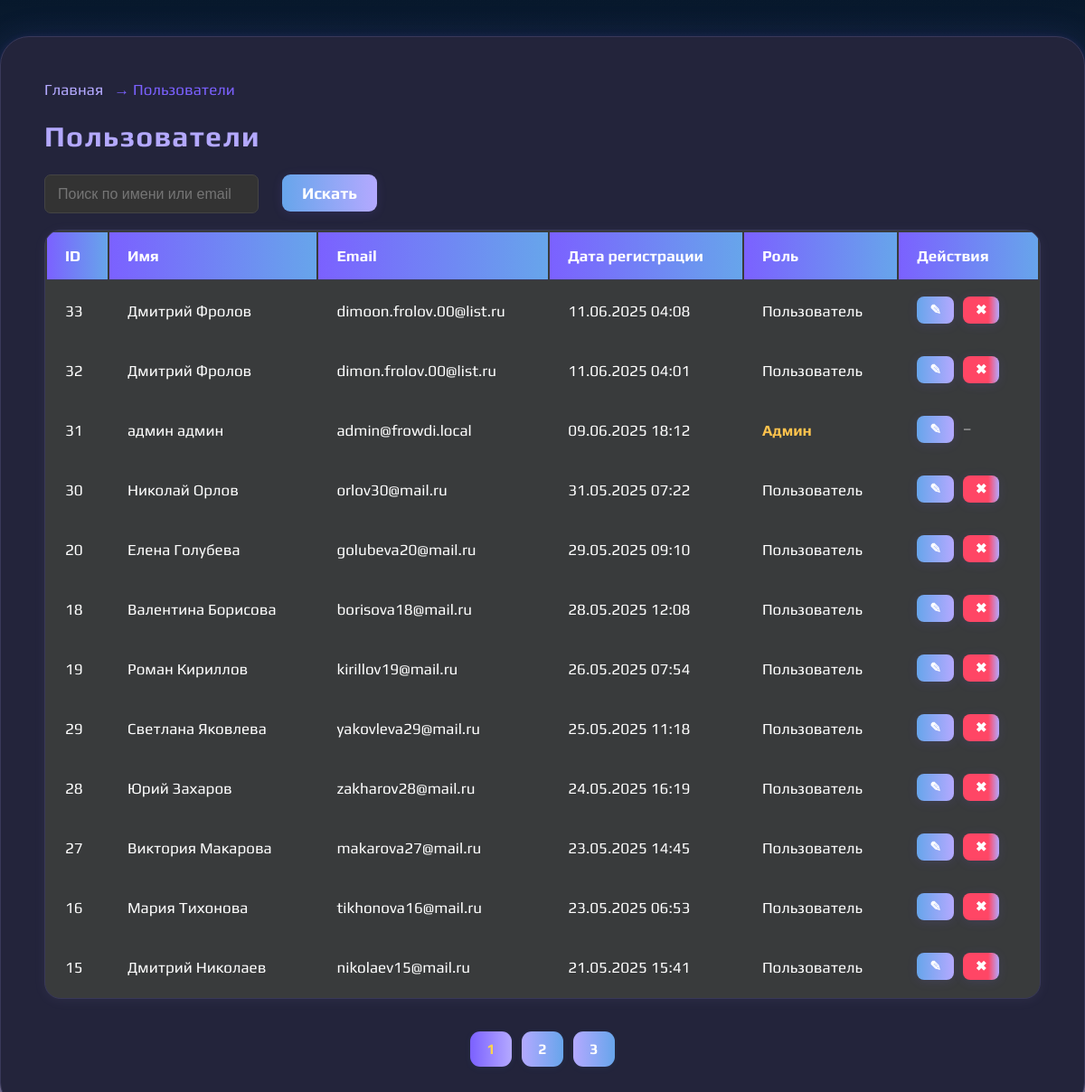
Screenshot of /admin/users.php (signed in) with the database file from the repository.
### tables this page shows
CREATE TABLE `users` (
  `id` int NOT NULL,
  `surname` varchar(50) NOT NULL,
  `name` varchar(50) NOT NULL,
  `email` varchar(100) NOT NULL,
  `password_hash` varchar(255) NOT NULL,
  `created_at` timestamp NULL DEFAULT CURRENT_TIMESTAMP,
  `is_admin` tinyint(1) DEFAULT '0'
);

### admin/users.php (the view, shortened to what this page needs)
<?php
require_once __DIR__ . '/../config/db.php';
$search = trim($_GET['search'] ?? '');
$page = max(1, (int)($_GET['page'] ?? 1));
$limit = 12;
$offset = ($page - 1) * $limit;
$params = [];
$where = '';
$countStmt = $pdo->prepare("SELECT COUNT(*) FROM users $where");
$countStmt->execute($params);
$total = $countStmt->fetchColumn();
$totalPages = max(1, ceil($total / $limit));
$stmt = $pdo->prepare("SELECT * FROM users $where ORDER BY created_at DESC LIMIT $limit OFFSET $offset");
$stmt->execute($params);
$users = $stmt->fetchAll();
?>
<link rel="stylesheet" href="assets/style/admin.css">
<div class="admin-container">
  <div class="admin-breadcrumbs">
    <a href="/admin/dashboard.php">Главная</a> &rarr; <span>Пользователи</span>
  </div>
  <div class="admin-card">
    <h1 class="admin-section__header">Пользователи</h1>
    <form method="get" class="admin-filter" style="margin-bottom:18px;display:flex;gap:10px;">
      <input type="text" name="search" value="<?= htmlspecialchars($search) ?>" placeholder="Поиск по имени или email" class="admin-input" style="min-width:220px;">
      <button type="submit" class="admin-btn admin-btn--primary">Искать</button>
    </form>
    <div class="admin-table-wrap">
      <table class="admin-table">
        <thead>
          <tr>
            <th>ID</th>
            <th>Имя</th>
            <th>Email</th>
            <th>Дата регистрации</th>
            <th>Роль</th>
            <th>Действия</th>
          </tr>
        </thead>
        <tbody>
          <?php if (empty($users)): ?>
            <tr>
              <td colspan="6" style="text-align:center; color:#ccc; font-size: 18px;">Нет пользователей</td>
            </tr>
          <?php else: ?>
            <?php foreach ($users as $user): ?>
              <tr>
                <td><?= $user['id'] ?></td>
                <td><?= htmlspecialchars($user['name']) . ' ' . htmlspecialchars($user['surname']) ?></td>
                <td><?= htmlspecialchars($user['email']) ?></td>
                <td><?= date('d.m.Y H:i', strtotime($user['created_at'])) ?></td>
                <td><?= !empty($user['is_admin']) ? '<span style="color:#ffc34d;font-weight:bold;">Админ</span>' : 'Пользователь' ?></td>
                <td>
                  <a href="edit-user.php?id=<?= $user['id'] ?>" class="btn btn--small">✎</a>
                  <?php if (empty($user['is_admin'])): ?>
                    <form action="delete-user.php" method="post" style="display:inline;" onsubmit="return confirm('Удалить пользователя?');">
                      <button type="submit" class="btn btn--danger btn--small">✖</button>
                    </form>
                  <?php else: ?>
                    <span style="color:#aaa;">–</span>
                  <?php endif; ?>
                </td>
              </tr>
            <?php endforeach; ?>
          <?php endif; ?>
        </tbody>
      </table>
    </div>
    <?php if ($totalPages > 1): ?>
      <div class="admin-pagination" style="margin-top:22px;">
        <?php for ($i = 1; $i <= $totalPages; $i++): ?>
          <a href="?page=<?= $i ?>&search=<?= urlencode($search) ?>" class="admin-page-link<?= $i == $page ? ' active' : '' ?>">
            <?= $i ?>
          </a>
        <?php endfor; ?>
      </div>
    <?php endif; ?>
  </div>
</div>

### admin/assets/style/admin.css (style rules this page uses)
*, *:before, *:after { box-sizing: inherit; margin: 0; padding: 0; }
a { color: var(--accent); text-decoration: none; transition: color 0.18s; }
h1, h2, h3 { font-family: 'Play', Arial, sans-serif; font-weight: bold; color: #fff; }
h1 { font-size: 40px; margin-bottom: 32px; letter-spacing: 0.04em; }
.admin-container { max-width: 1280px; margin: 40px auto; padding: 48px 48px 48px 48px; background: var(--background-section); border-radius: 32px; box-shadow: 0 4px 40px 0 rgba(123, 97, 255, 0.14), 0 1.5px 8px rgba(121, 110, 255, 0.13); border: var(--border-main); }
.admin-section__header { font-size: 32px; font-weight: 700; color: var(--accent); margin-bottom: 24px; }
.admin-breadcrumbs { margin-bottom: 22px; font-size: 17px; color: var(--accent-strong); }
.admin-breadcrumbs a { color: var(--accent); text-decoration: none; margin-right: 8px; transition: color .18s; }
.btn, .admin-btn { display: inline-block; padding: 10px 22px; border-radius: 12px; border: none; font-family: inherit; font-size: 18px; font-weight: 700; background: linear-gradient(90deg, var(--button-bg), var(--accent)); color: #fff; cursor: pointer; transition: background 0.18s, box-shadow 0.18s; box-shadow: 0 2px 12px rgba(123, 97, 255, 0.13); margin-right: 6px; margin-bottom: 2px; }
.btn--primary, .admin-btn--primary { background: linear-gradient(90deg, var(--accent-strong) 60%, var(--button-bg) 100%); }
.btn--danger, .admin-btn--danger { background: linear-gradient(90deg, #ff4665 70%, var(--accent) 100%); }
.btn--small, .admin-btn--small { font-size: 15px; padding: 6px 14px; border-radius: 8px; }
.admin-table { width: 100%; border-radius: 18px; overflow: hidden; background: var(--background-table); color: #fff; margin-top: 10px; margin-bottom: 36px; box-shadow: 0 2px 14px rgba(180, 169, 255, 0.06); border: var(--border-main); }
.admin-table th, .admin-table td { padding: 16px 20px; text-align: left; font-size: 17px; background: none; }
.admin-table th { background: linear-gradient(90deg, var(--accent-strong) 0%, var(--button-bg) 100%); color: #fff; border-bottom: var(--border-main); }
.admin-table tbody tr { border-bottom: var(--border-light); transition: background 0.14s; }
.admin-filter input[type="text"], .admin-filter select { background: #333; color: #fff; font-size: 16px; padding: 9px 14px; border-radius: 7px; border: 1px solid #444; }
.admin-input { margin-right: 16px; }
.admin-filter button, .admin-filter .btn { padding: 10px 22px; border-radius: 9px; background: linear-gradient(90deg, var(--button-bg), var(--accent)); color: #fff; font-weight: 700; }
.admin-pagination { margin-top: 32px; text-align: center; }
.admin-page-link { display: inline-block; padding: 10px 18px; border-radius: 11px; background: linear-gradient(90deg, var(--accent), var(--button-bg)); color: #fff; font-weight: 700; margin: 0 4px; box-shadow: 0 2px 9px rgba(67, 145, 235, 0.06); transition: background 0.18s, color 0.18s; }
.admin-page-link.active, .admin-page-link:hover { background: linear-gradient(90deg, var(--accent-strong), var(--accent)); color: #FFD44D; }

### rows the page displays
users: id "33", name "Дмитрий", surname "Фролов", email "dimoon.frolov.00@list.ru", created_at "11.06.2025 04:08", is_admin "Пользователь"
users: id "32", name "Дмитрий", surname "Фролов", email "dimon.frolov.00@list.ru", created_at "11.06.2025 04:01", is_admin "Пользователь"
users: id "31", name "админ", surname "админ", email "admin@frowdi.local", created_at "09.06.2025 18:12", is_admin "Админ"
users: id "30", name "Николай", surname "Орлов", email "orlov30@mail.ru", created_at "31.05.2025 07:22", is_admin "Пользователь"
users: id "20", name "Елена", surname "Голубева", email "golubeva20@mail.ru", created_at "29.05.2025 09:10", is_admin "Пользователь"
users: id "18", name "Валентина", surname "Борисова", email "borisova18@mail.ru", created_at "28.05.2025 12:08", is_admin "Пользователь"
users: id "19", name "Роман", surname "Кириллов", email "kirillov19@mail.ru", created_at "26.05.2025 07:54", is_admin "Пользователь"
users: id "29", name "Светлана", surname "Яковлева", email "yakovleva29@mail.ru", created_at "25.05.2025 11:18", is_admin "Пользователь"
users: id "28", name "Юрий", surname "Захаров", email "zakharov28@mail.ru", created_at "24.05.2025 16:19", is_admin "Пользователь"
users: id "27", name "Виктория", surname "Макарова", email "makarova27@mail.ru", created_at "23.05.2025 14:45", is_admin "Пользователь"
users: id "16", name "Мария", surname "Тихонова", email "tikhonova16@mail.ru", created_at "23.05.2025 06:53", is_admin "Пользователь"
users: id "15", name "Дмитрий", surname "Николаев", email "nikolaev15@mail.ru", created_at "21.05.2025 15:41", is_admin "Пользователь"
